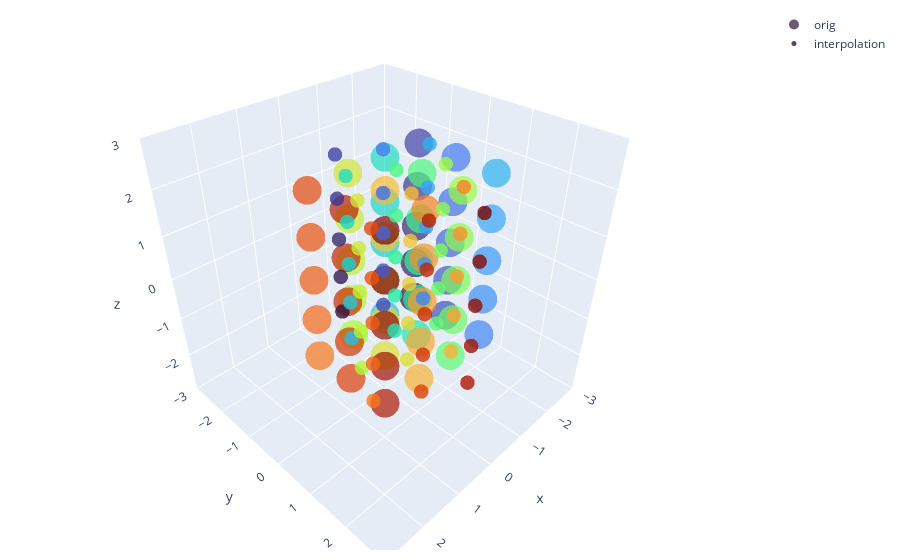

This figure's notebook cell:
### Markdown cell above
What we want from rotation in ijk:

### Code cell
theta_x_ = 0. *  np.pi / 180.  # swapped with real z (aka k), should be negative
theta_y_ = 0. *  np.pi / 180.  # should be negative for CC
theta_z_ = 60. *  np.pi / 180.  # swapped with real x (aka i)
tr = Rotation.from_rotvec([theta_x_, theta_y_, theta_z_]).as_matrix()
my_grid_rot = (tr @ (my_grid_flat - np.mean(my_grid_flat, 0)).T).T + np.mean(my_grid_flat, 0)

data=[go.Scatter3d(
            x=my_grid_flat[:, 0], y=my_grid_flat[:, 1], z=my_grid_flat[:, 2],
            mode='markers',
            marker={'color': my_data.flatten(),
                    'colorscale': 'turbo',
                    'size': 10.,
                    'opacity': 0.7, 'cmin': np.amin(my_data), 'cmax': np.amax(my_data)},
            name='orig'
        ),
      go.Scatter3d(
            x=my_grid_rot[:, 0], y=my_grid_rot[:, 1], z=my_grid_rot[:, 2],
            mode='markers',
            marker={'color': my_data.flatten(),
                    'colorscale': 'turbo',
                    'size': 5.,
                    'opacity': 0.8, 'cmin': np.amin(my_data), 'cmax': np.amax(my_data)},
            name='interpolation'
        )
     ]
fig = go.Figure(data=data)
fig.update_layout(
    scene = dict(
        xaxis = dict( range=[-3,3],), yaxis = dict( range=[-3,3],),  zaxis = dict( range=[-3,3],)
    ),
    width=700, margin=dict(r=10, l=10, b=10, t=10)
)
fig.update_layout(scene_aspectmode='cube')
fig.show()

### Figure 1 — Plotly figure (JSON) as saved in the notebook; plotly's stock layout.template omitted (floating-point values rounded to 4 significant figures)
{"data": [{"marker": {"cmax": 59, "cmin": 0, "color": [0, 1, 2, 3, 4, 5, 6, 7, 8, 9, 10, 11, 12, 13, 14, 15, 16, 17, 18, 19, 20, 21, 22, 23, 24, 25, 26, 27, 28, 29, 30, 31, 32, 33, 34, 35, 36, 37, 38, 39, 40, 41, 42, 43, 44, 45, 46, 47, 48, 49, 50, 51, 52, 53, 54, 55, 56, 57, 58, 59], "colorscale": [[0, "#30123b"], [0.07143, "#4145ab"], [0.1429, "#4675ed"], [0.2143, "#39a2fc"], [0.2857, "#1bcfd4"], [0.3571, "#24eca6"], [0.4286, "#61fc6c"], [0.5, "#a4fc3b"], [0.5714, "#d1e834"], [0.6429, "#f3c63a"], [0.7143, "#fe9b2d"], [0.7857, "#f36315"], [0.8571, "#d93806"], [0.9286, "#b11901"], [1, "#7a0402"]], "opacity": 0.7, "size": 10}, "mode": "markers", "name": "orig", "type": "scatter3d", "x": [-2, -2, -2, -2, -2, -2, -2, -2, -2, -2, -2, -2, -2, -2, -2, -1, -1, -1, -1, -1, -1, -1, -1, -1, -1, -1, -1, -1, -1, -1, 0, 0, 0, 0, 0, 0, 0, 0, 0, 0, 0, 0, 0, 0, 0, 1, 1, 1, 1, 1, 1, 1, 1, 1, 1, 1, 1, 1, 1, 1], "y": [-1, -1, -1, -1, -1, 0, 0, 0, 0, 0, 1, 1, 1, 1, 1, -1, -1, -1, -1, -1, 0, 0, 0, 0, 0, 1, 1, 1, 1, 1, -1, -1, -1, -1, -1, 0, 0, 0, 0, 0, 1, 1, 1, 1, 1, -1, -1, -1, -1, -1, 0, 0, 0, 0, 0, 1, 1, 1, 1, 1], "z": [-2, -1, 0, 1, 2, -2, -1, 0, 1, 2, -2, -1, 0, 1, 2, -2, -1, 0, 1, 2, -2, -1, 0, 1, 2, -2, -1, 0, 1, 2, -2, -1, 0, 1, 2, -2, -1, 0, 1, 2, -2, -1, 0, 1, 2, -2, -1, 0, 1, 2, -2, -1, 0, 1, 2, -2, -1, 0, 1, 2]}, {"marker": {"cmax": 59, "cmin": 0, "color": [0, 1, 2, 3, 4, 5, 6, 7, 8, 9, 10, 11, 12, 13, 14, 15, 16, 17, 18, 19, 20, 21, 22, 23, 24, 25, 26, 27, 28, 29, 30, 31, 32, 33, 34, 35, 36, 37, 38, 39, 40, 41, 42, 43, 44, 45, 46, 47, 48, 49, 50, 51, 52, 53, 54, 55, 56, 57, 58, 59], "colorscale": [[0, "#30123b"], [0.07143, "#4145ab"], [0.1429, "#4675ed"], [0.2143, "#39a2fc"], [0.2857, "#1bcfd4"], [0.3571, "#24eca6"], [0.4286, "#61fc6c"], [0.5, "#a4fc3b"], [0.5714, "#d1e834"], [0.6429, "#f3c63a"], [0.7143, "#fe9b2d"], [0.7857, "#f36315"], [0.8571, "#d93806"], [0.9286, "#b11901"], [1, "#7a0402"]], "opacity": 0.8, "size": 5}, "mode": "markers", "name": "interpolation", "type": "scatter3d", "x": [-0.384, -0.384, -0.384, -0.384, -0.384, -1.25, -1.25, -1.25, -1.25, -1.25, -2.116, -2.116, -2.116, -2.116, -2.116, 0.116, 0.116, 0.116, 0.116, 0.116, -0.75, -0.75, -0.75, -0.75, -0.75, -1.616, -1.616, -1.616, -1.616, -1.616, 0.616, 0.616, 0.616, 0.616, 0.616, -0.25, -0.25, -0.25, -0.25, -0.25, -1.116, -1.116, -1.116, -1.116, -1.116, 1.116, 1.116, 1.116, 1.116, 1.116, 0.25, 0.25, 0.25, 0.25, 0.25, -0.616, -0.616, -0.616, -0.616, -0.616], "y": [-1.799, -1.799, -1.799, -1.799, -1.799, -1.299, -1.299, -1.299, -1.299, -1.299, -0.799, -0.799, -0.799, -0.799, -0.799, -0.933, -0.933, -0.933, -0.933, -0.933, -0.433, -0.433, -0.433, -0.433, -0.433, 0.06699, 0.06699, 0.06699, 0.06699, 0.06699, -0.06699, -0.06699, -0.06699, -0.06699, -0.06699, 0.433, 0.433, 0.433, 0.433, 0.433, 0.933, 0.933, 0.933, 0.933, 0.933, 0.799, 0.799, 0.799, 0.799, 0.799, 1.299, 1.299, 1.299, 1.299, 1.299, 1.799, 1.799, 1.799, 1.799, 1.799], "z": [-2, -1, 0, 1, 2, -2, -1, 0, 1, 2, -2, -1, 0, 1, 2, -2, -1, 0, 1, 2, -2, -1, 0, 1, 2, -2, -1, 0, 1, 2, -2, -1, 0, 1, 2, -2, -1, 0, 1, 2, -2, -1, 0, 1, 2, -2, -1, 0, 1, 2, -2, -1, 0, 1, 2, -2, -1, 0, 1, 2]}], "layout": {"autosize": true, "margin": {"b": 10, "l": 10, "r": 10, "t": 10}, "scene": {"aspectmode": "cube", "aspectratio": {"x": 1, "y": 1, "z": 1}, "camera": {"center": {"x": 0, "y": 0, "z": 0}, "eye": {"x": 1.25, "y": 1.25, "z": 1.25}, "projection": {"type": "perspective"}, "up": {"x": 0, "y": 0, "z": 1}}, "xaxis": {"range": [-3, 3], "type": "linear"}, "yaxis": {"range": [-3, 3], "type": "linear"}, "zaxis": {"range": [-3, 3], "type": "linear"}}}}
